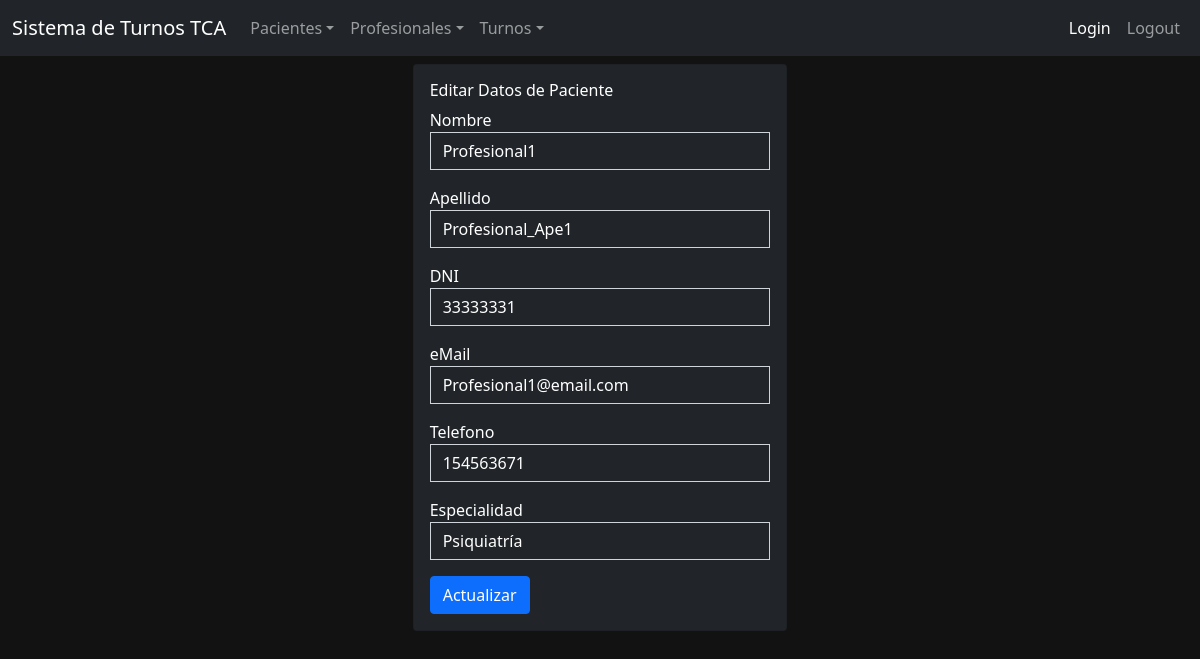
Screenshot of /actualizar_profesional/1 with the database file from the repository.
### models/profesional.py (models this page shows, shortened)
class Profesional(db.Model):
    id_profesional = db.Column(db.Integer, primary_key=True, autoincrement=True)
    nombre = db.Column(db.String(100), nullable=False)
    apellido = db.Column(db.String(100), nullable=False)
    dni = db.Column(db.String(100), nullable=False, unique=True)
    email = db.Column(db.String(100), nullable=True)
    telefono = db.Column(db.String(100), nullable=True)
    especialidad = db.Column(db.String(100), nullable=False)
    turno = db.relationship('Turno', backref='profesional', lazy='dynamic')
    @classmethod
    def listar(cls, id_profesional):
        return Profesional.query.get(id_profesional)

### routes/profesionales.py (the view, shortened to what this page needs)
@profesionales.route("/actualizar_profesional/<string:id_profesional>", methods=["GET", "POST"])
def actualizar_profesional(id_profesional):
    profesional = Profesional.listar(id_profesional)
    return render_template("profesional/actualizar_profesional.html", profesional=profesional)

### templates/profesional/actualizar_profesional.html
{% extends "layout.html" %} {% block body %}
<div class="col-md-4 offset-md-4">
  <div class="card card-body bg-dark text-white">
    <h6>Editar Datos de Paciente</h6>
    <form action="{{url_for('profesionales.actualizar_profesional', id_profesional=profesional.id_profesional)}}" method="POST">
      <div class="mb-3">
        <label for="nombre">Nombre</label>
        <input
          type="text"
          name="nombre"
          value="{{profesional.nombre}}"
          class="form-control bg-dark text-white rounded-0"
        />
      </div>
      <div class="mb-3">
        <label for="apellido">Apellido</label>
        <input
          type="text"
          name="apellido"
          value="{{profesional.apellido}}"
          class="form-control bg-dark text-white rounded-0"
        />
      </div>
      <div class="mb-3">
        <label for="dni">DNI</label>
        <input
          type="text"
          name="dni"
          value="{{profesional.dni}}"
          class="form-control bg-dark text-white rounded-0"
        />
      </div>
      <div class="mb-3">
        <label for="email">eMail</label>
        <input
          type="email"
          name="email"
          value="{{profesional.email}}"
          class="form-control bg-dark text-white rounded-0"
        />
      </div>
      <div class="mb-3">
        <label for="telefono">Telefono</label>
        <input
          type="text"
          name="telefono"
          value="{{profesional.telefono}}"
          class="form-control bg-dark text-white rounded-0"
        />
      </div>
      <div class="mb-3">
        <label for="dni">Especialidad</label>
        <input
          type="text"
          name="especialidad"
          value="{{profesional.especialidad}}"
          class="form-control bg-dark text-white rounded-0"
        />
      </div>
      <button class="btn btn-primary">Actualizar</button>
    </form>
  </div>
</div>
{% endblock %}

### static/css/main.css (style rules this page uses)
body { background: #121212; }

### rows the page displays
Profesional: nombre "Profesional1", apellido "Profesional_Ape1", dni "33333331", email "Profesional1@email.com", telefono "154563671", especialidad "Psiquiatría"
